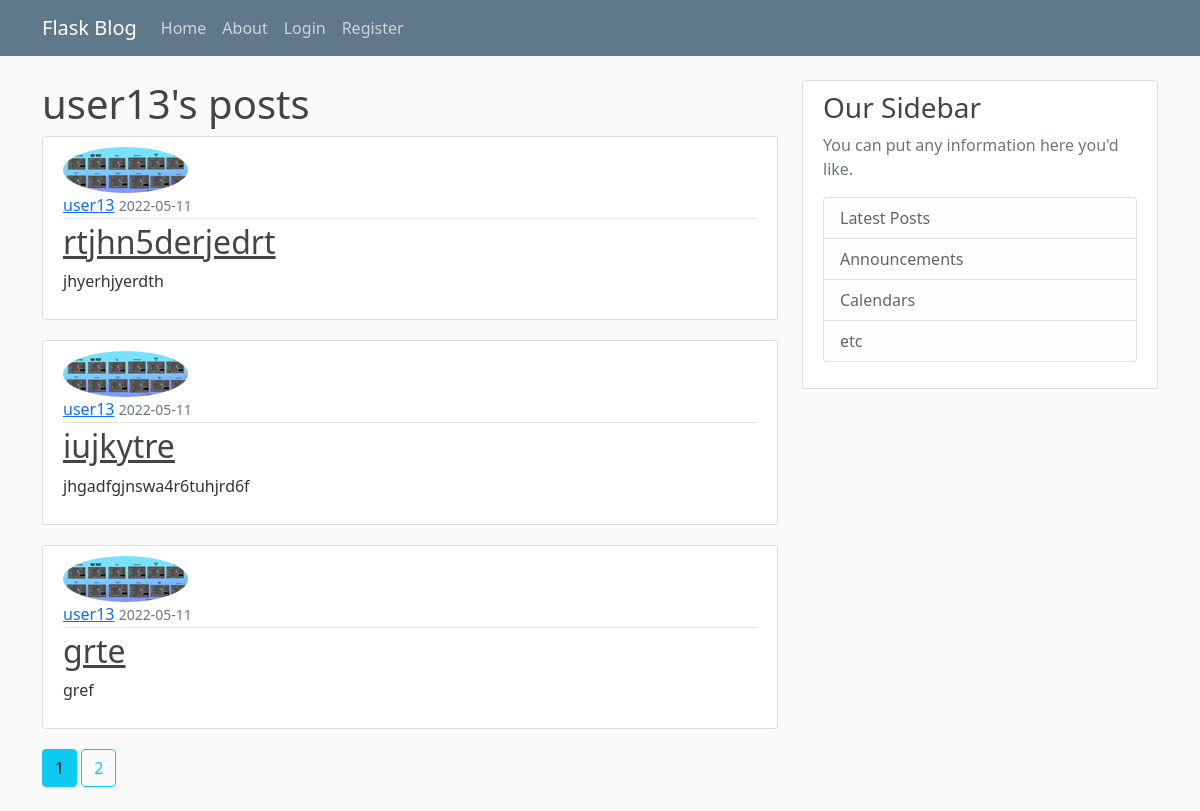
/user/user13, run on an earlier commit of the app's database.
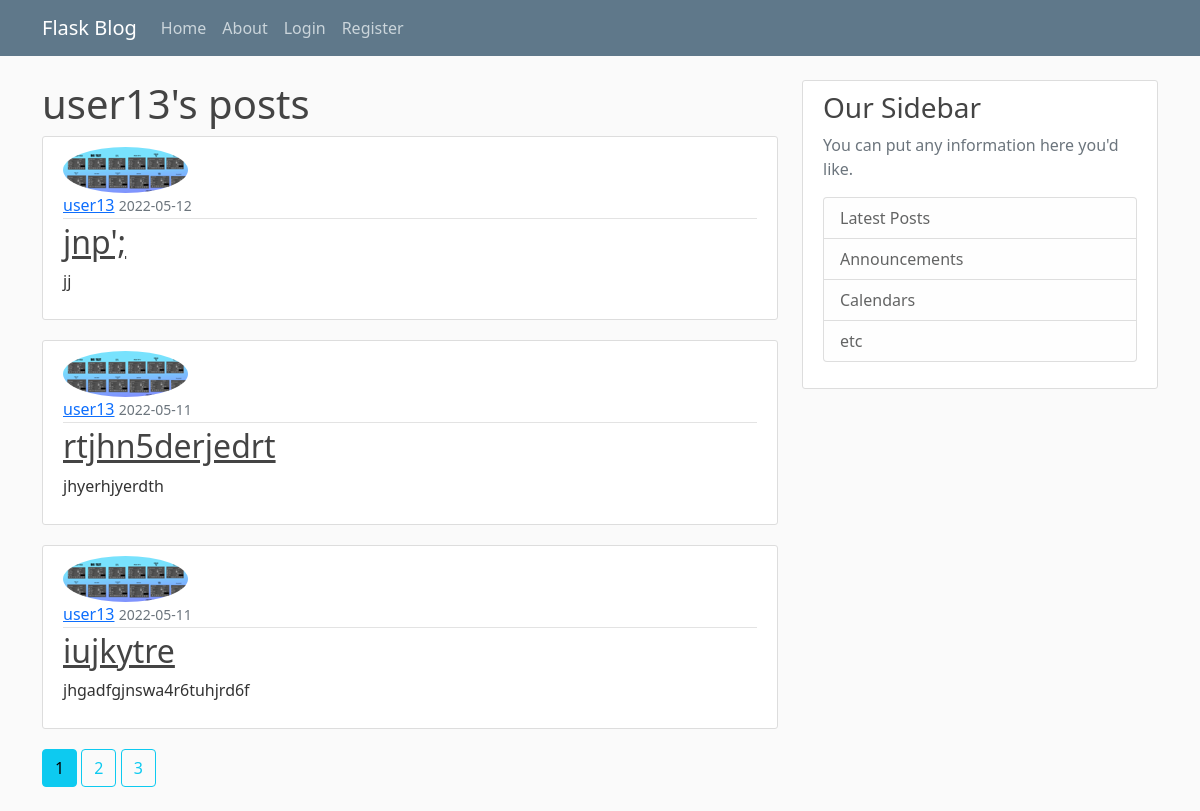
And on a later commit of the database.
### flaskblog/models.py (models this page shows, shortened)
class Post(db.Model):
    id = db.Column(db.Integer, primary_key=True)
    title = db.Column(db.String(100), nullable=False)
    date_posted = db.Column(db.DateTime, nullable=False,
                            default=datetime.utcnow)
    content = db.Column(db.Text, nullable=False)
    user_id = db.Column(db.Integer, db.ForeignKey('user.id'), nullable=False)

class User(db.Model, UserMixin):
    id = db.Column(db.Integer, primary_key=True)
    username = db.Column(db.String(20), unique=True, nullable=False)
    email = db.Column(db.String(120), unique=True, nullable=False)
    image_file = db.Column(db.String(20), nullable=False,
                           default='default.jpg')
    password = db.Column(db.String(60), nullable=False)
    posts = db.relationship('Post', backref='author', lazy=True)

### flaskblog/users/routes.py (the view)
@users.route("/user/<string:username>")
def user_posts(username):
    page = request.args.get('page', 1, type=int)
    user = User.query.filter_by(username=username).first_or_404()
    posts = Post.query\
        .filter_by(author=user)\
        .order_by(Post.date_posted.desc())\
        .paginate(page=page, per_page=3)
    return render_template('user_posts.html', posts=posts, user=user)

### flaskblog/templates/user_posts.html (shortened to what this page needs)
{% extends "base.html" %} {% block content %}
<h1>{{ user.username }}'s posts</h1>
{% for post in posts.items %}
<article class="media content-section">
    <img
        src="{{ url_for('static', filename='profile_pics/' + post.author.image_file) }}"
        class="rounded-circle"
        alt=""
    />
    <div class="media-body">
        <div class="article-metadata">
            <a class="mr-2" href="#">{{ post.author.username }}</a>
            <small class="text-muted">
                {{ post.date_posted.strftime('%Y-%m-%d') }}
            </small>
        </div>
        <h2>
            <a
                class="article-title"
                href="{{ url_for('posts.post', post_id=post.id) }}"
                >{{ post.title }}</a
            >
        </h2>
        <p class="article-content">{{ post.content }}</p>
    </div>
</article>
{% endfor %} {% for page_num in posts.iter_pages(left_edge=1,
right_edge=1,left_current=1) %} {% if page_num %} {% if posts.page == page_num
%}
<a
    class="btn btn-info mb-4"
    href="{{ url_for('users.user_posts',username=user.username, page=page_num) }}"
    >{{ page_num }}</a
>
{% else %}
<a
    class="btn btn-outline-info mb-4"
    href="{{ url_for('users.user_posts',username=user.username, page=page_num) }}"
    >{{ page_num }}</a
>
{% endif %} {% endif %} {% endfor %} {% endblock content %}

What changed in the data, as far as the page shows it:
no longer on this page (row unchanged): Post: image_file (picture), author.username "user13", date_posted "2022-05-11", title "grte", content "gref"
added Post: image_file (picture), author.username "user13", date_posted "2022-05-12", title "jnp';", content "jj"
Also different on the page:
new list line: "3"
